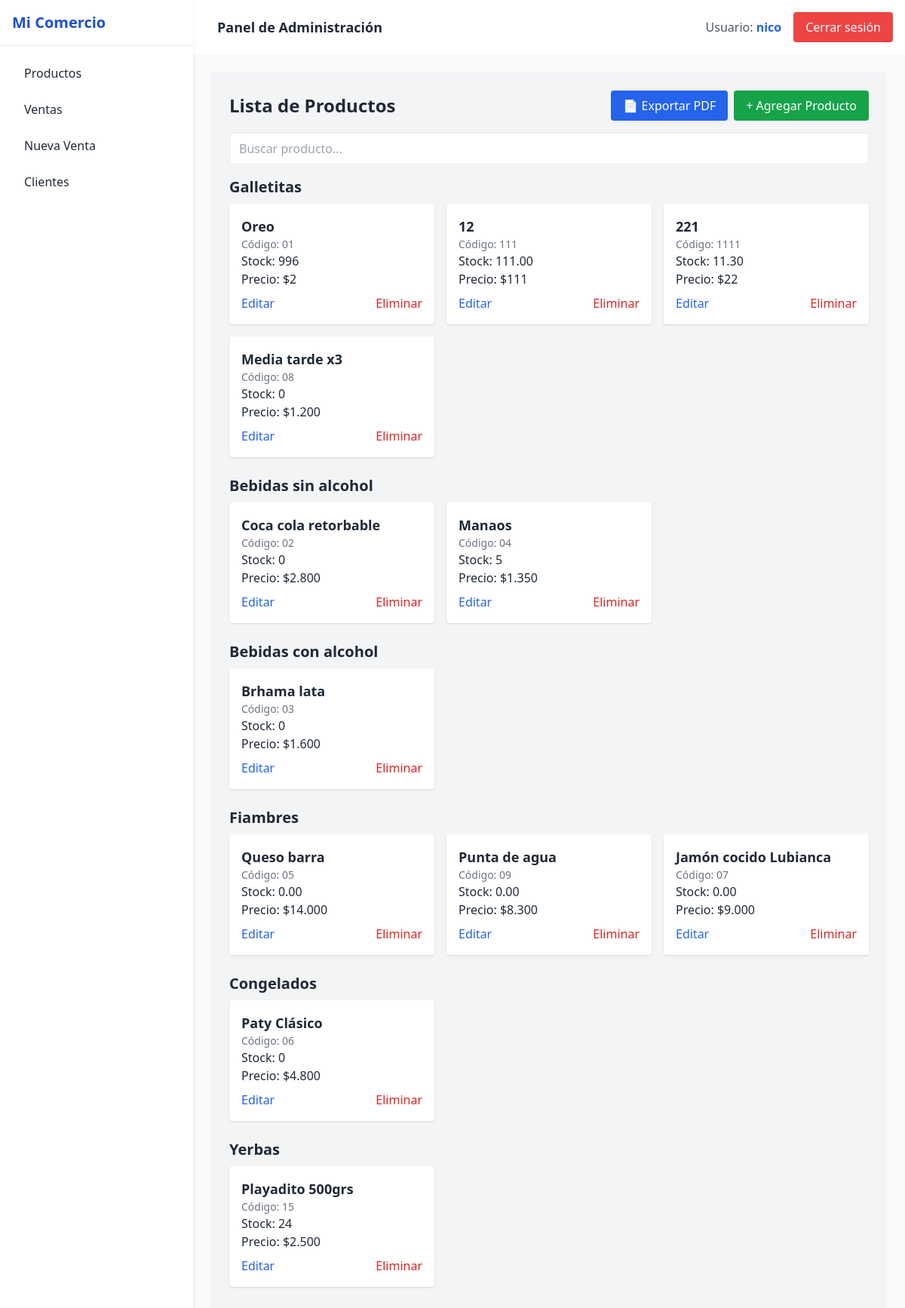
The page /productos/productos/ (signed in) on the database its author committed.
### usuarios/models.py (models this page shows, shortened)
class Usuario(AbstractUser):
    empresa = models.ForeignKey(Empresa, on_delete=models.CASCADE, null=True, blank=True)
    empresa = models.ForeignKey(Empresa, on_delete=models.CASCADE, null=True, blank=True)

### productos/models.py (models this page shows, shortened)
class Categoria(models.Model):
    nombre = models.CharField(max_length=100)
    descripcion = models.TextField(blank=True)
    empresa = models.ForeignKey(Empresa, on_delete=models.CASCADE)

class Producto(models.Model):
    TIPO_VENTA_CHOICES = [
        ('unidad', 'Unidad'),
        ('kilo', 'Kilo'),
    ]
    nombre = models.CharField(max_length=100)
    codigo = models.CharField(max_length=50, unique=True)
    categoria = models.ForeignKey(Categoria, on_delete=models.CASCADE)
    precio_venta = models.DecimalField(max_digits=10, decimal_places=3)
    precio_compra = models.DecimalField(max_digits=10, decimal_places=3, default=0)
    stock_actual = models.DecimalField(max_digits=10, decimal_places=3)
    tipo_venta = models.CharField(max_length=10, choices=TIPO_VENTA_CHOICES, default='unidad')
    empresa = models.ForeignKey(Empresa, on_delete=models.CASCADE)
    aplica_descuento = models.BooleanField(default=False)
    cantidad_minima_descuento = models.PositiveIntegerField(null=True, blank=True)
    porcentaje_descuento = models.DecimalField(max_digits=5, decimal_places=2, null=True, blank=True)

### productos/views.py (the view)
# urls.py: path('productos/', views.lista_productos, name='lista_productos'),
@login_required
def lista_productos(request):
    productos = Producto.objects.filter(empresa=request.user.empresa)
    categorias = Categoria.objects.filter(empresa=request.user.empresa)
    return render(request, 'productos/lista_productos.html', {
        'productos': productos,
        'categorias': categorias,
    })

### productos/templatetags/custom_filters.py (called while the page is built)
@register.filter
def formato_precio(value):
    if value is None:
        return ''
    return number_format(value, force_grouping=True).replace(',', '.')

### productos/templates/productos/lista_productos.html (shortened to what this page needs)
{% extends "base.html" %}
{% load custom_filters %}
{% block content %}
<div class="flex min-h-screen bg-gray-100">
  <div class="flex-1 p-6">
    <div class="flex justify-between items-center mb-4">
      <h1 class="text-2xl font-bold">Lista de Productos</h1>
      <div class="flex gap-2">
        <a href="{% url 'exportar_productos_pdf' %}" class="bg-blue-600 text-white px-4 py-2 rounded hover:bg-blue-700">
          📄 Exportar PDF
        </a>
        <button onclick="openModal()" class="bg-green-600 text-white px-4 py-2 rounded hover:bg-green-700">
          + Agregar Producto
        </button>
      </div>
    </div>
    <div class="mb-4">
      <input type="text" id="buscador" placeholder="Buscar producto..." class="w-full px-3 py-2 border rounded" />
    </div>
    {% for categoria in categorias %}
    <div class="mb-6">
      <h2 class="text-xl font-semibold mb-2">{{ categoria.nombre }}</h2>
      <div class="grid grid-cols-1 md:grid-cols-2 lg:grid-cols-3 gap-4">
        {% for p in productos %}
        {% if p.categoria == categoria %}
        <div class="bg-white p-4 rounded shadow">
          <h3 class="text-lg font-semibold">{{ p.nombre }}</h3>
          <p class="text-sm text-gray-500">Código: {{ p.codigo }}</p>
          <p>
            Stock:
            {% if p.tipo_venta == "unidad" %}
            {{ p.stock_actual|floatformat:0 }}
            {% else %}
            {{ p.stock_actual|floatformat:2 }}
            {% endif %}
          </p>
          <p>Precio: ${{ p.precio_venta|floatformat:0|formato_precio }}</p>
          <div class="flex justify-between mt-2">
            <a href="{% url 'editar_producto' p.id %}" class="text-blue-600 hover:underline">Editar</a>
            <a href="{% url 'eliminar_producto' p.id %}" class="text-red-600 hover:underline">Eliminar</a>
          </div>
        </div>
        {% endif %}
        {% endfor %}
      </div>
    </div>
    {% empty %}
    <p>No hay productos registrados.</p>
    {% endfor %}
  </div>
</div>
{% endblock %}

### templates/base.html (shortened to what this page needs)
<!DOCTYPE html>
<html lang="es">
<head>
    <script src="https://cdn.tailwindcss.com"></script>
</head>
<body class="bg-gray-100 min-h-screen text-gray-800" x-data="{ open: false }">
    <div class="flex">
        <aside x-cloak
            class="w-64 bg-white h-screen shadow-md fixed top-0 left-0 z-30 transform transition-transform duration-300 ease-in-out"
            :class="open ? 'translate-x-0' : '-translate-x-full md:translate-x-0'">
            <div class="p-4 text-xl font-bold text-blue-700 border-b border-gray-200">
                Mi Comercio
            </div>
            <nav class="p-4 space-y-2">
                <a href="{% url 'lista_productos' %}"
                    class="block py-2 px-4 rounded hover:bg-blue-100 {% if request.path == '/productos/' %}bg-blue-100{% endif %}">Productos</a>
                <a href="{% url 'lista_ventas' %}"
                    class="block py-2 px-4 rounded hover:bg-blue-100 {% if request.path == '/ventas/' %}bg-blue-100{% endif %}">Ventas</a>
                <a href="{% url 'nueva_venta' %}"
                    class="block py-2 px-4 rounded hover:bg-blue-100 {% if request.path == '/ventas/nueva/' %}bg-blue-100{% endif %}">Nueva
                    Venta</a>
                <a href="{% url 'lista_clientes' %}"
                    class="block py-2 px-4 rounded hover:bg-blue-100 {% if request.path == '/ventas/lista_clientes/' %}bg-blue-100{% endif %}">Clientes</a>
            </nav>
        </aside>
        <div class="flex-1 min-h-screen flex flex-col ml-0 md:ml-64">
            <header class="bg-white shadow p-4 flex justify-between items-center">
                <div class="flex items-center space-x-4">
                    <div class="text-lg font-semibold">
                        {% block header %}Panel de Administración{% endblock %}
                    </div>
                </div>
                <div class="flex items-center space-x-4">
                    {% if user.is_authenticated %}
                    <span class="text-gray-600">Usuario: <strong class="text-blue-600">{{ user.username }}</strong></span>
                    <form method="post" action="{% url 'logout' %}">
                        <button type="submit"
                            class="bg-red-500 text-white px-4 py-2 rounded hover:bg-red-600 transition">
                            Cerrar sesión
                        </button>
                    </form>
                    {% else %}
                    <a href="{% url 'login' %}"
                        class="bg-blue-500 text-white px-4 py-2 rounded hover:bg-blue-600 transition">
                        Iniciar sesión
                    </a>
                    {% endif %}
                </div>
            </header>
            <main class="p-6 flex-1 bg-gray-50">
                {% block content %}{% endblock %}
            </main>
        </div>
    </div>
</body>
</html>

### rows shown on the page
Usuario: username "nico"
Categoria: nombre "Galletitas"
Producto: nombre "Oreo", codigo "01", stock_actual "996", precio_venta "2"
Producto: nombre "12", codigo "111", stock_actual "111.00", precio_venta "111"
Producto: nombre "221", codigo "1111", stock_actual "11.30", precio_venta "22"
Producto: nombre "Media tarde x3", codigo "08", stock_actual "0", precio_venta "1.200"
Categoria: nombre "Bebidas sin alcohol"
Producto: nombre "Coca cola retorbable", codigo "02", stock_actual "0", precio_venta "2.800"
Producto: nombre "Manaos", codigo "04", stock_actual "5", precio_venta "1.350"
Categoria: nombre "Bebidas con alcohol"
Producto: nombre "Brhama lata", codigo "03", stock_actual "0", precio_venta "1.600"
Categoria: nombre "Fiambres"
Producto: nombre "Queso barra", codigo "05", stock_actual "0.00", precio_venta "14.000"
Producto: nombre "Punta de agua", codigo "09", stock_actual "0.00", precio_venta "8.300"
Producto: nombre "Jamón cocido Lubianca", codigo "07", stock_actual "0.00", precio_venta "9.000"
Categoria: nombre "Congelados"
Producto: nombre "Paty Clásico", codigo "06", stock_actual "0", precio_venta "4.800"
Categoria: nombre "Yerbas"
Producto: nombre "Playadito 500grs", codigo "15", stock_actual "24", precio_venta "2.500"
